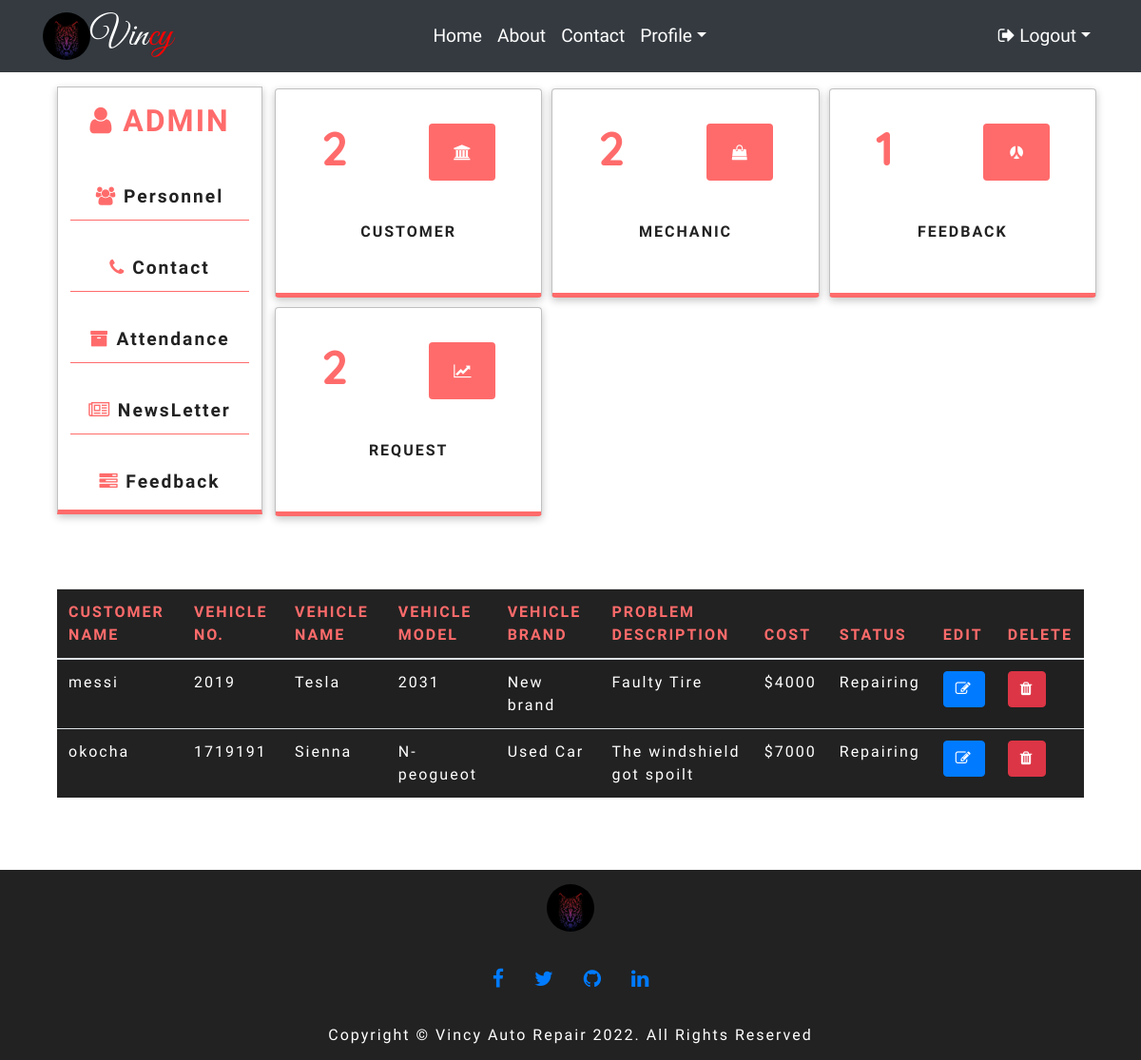
The page /admin_dashboard/ (signed in) on the database its author committed.
### vehicle/models.py (models this page shows, shortened)
class Admin(models.Model):
    username = models.CharField(max_length=100)
    password = models.CharField(max_length=100)
    email = models.EmailField(max_length=200)
    phone = models.CharField(max_length=100, null=False)
    def __str__(self):
        return self.username
    class Meta:
        verbose_name_plural = "Admin"

class Customer(models.Model):
    username = models.CharField(max_length=100)
    password = models.CharField(max_length=100)
    email = models.CharField(max_length=200)
    image = models.ImageField(upload_to="images/", blank=True, null=True)
    location = models.CharField(max_length=255)
    phone = models.CharField(max_length=100, null=False)
    class Meta:
        verbose_name_plural = "Customer"

class Request(models.Model):
    type = [
        ('two wheeler with gear', 'two wheeler with gear'),
        ('two wheeler without gear', 'two wheeler without gear'),
        ('three wheeler', 'three wheeler'),
        ('four wheeler', 'four wheeler')
    ]
    category = models.CharField(max_length=100, choices=type)
    vehicle_no = models.PositiveIntegerField(null=False)
    vehicle_name = models.CharField(max_length=100, null=False)
    vehicle_model = models.CharField(max_length=100, null=False)
    vehicle_brand = models.CharField(max_length=100, null=False)
    problem_description = models.CharField(max_length=1000, null=False)
    date = models.DateField(auto_now=True)
    cost = models.PositiveIntegerField(null=True)
    customer = models.ForeignKey('Customer', on_delete=models.CASCADE, null=True)
    mechanic = models.ForeignKey('Mechanic', on_delete=models.CASCADE, null=True)
    final = [
        ('Pending', 'Pending'),
        ('Approved', 'Approved'),
        ('Repairing', 'Repairing'),
        ('Repairing Done', 'Repairing Done'),
        ('Released', 'Released')
    ]
    status = models.CharField(max_length=100, choices=final, default='Pending', null=True)
    class Meta:
        ordering = ('-date',)
        verbose_name_plural = "Request"

### vehicle/views.py (the view)
# urls.py: path("admin_dashboard/", views.admin_dashboard, name='admin_dashboard'),
def admin_dashboard(request):
    if request.session.get('username', None) and request.session.get('type', None) == 'mechanic':
        return redirect('mechanic_dashboard')
    if request.session.get('username', None) and request.session.get('type', None) == 'customer':
        return redirect('user_dashboard')
    if request.session.get('username', None) and request.session.get('type', None) == 'admin':
        username = request.session['username']
        name = Admin.objects.get(username=username)
        enquiry = Request.objects.all()
        customer_count = Customer.objects.all().count()
        mechanic = Mechanic.objects.all().count()
        feedback = Feedback.objects.all().count()
        number = Request.objects.all().count()
        customers = []
        for enq in enquiry:
            customer = Customer.objects.get(id=enq.customer_id)
            customers.append(customer)
        context = {
            "admin": name,
            "customer_count": customer_count,
            "mechanic": mechanic,
            "request": number,
            "feedback": feedback,
            "data": zip(customers, enquiry),
        }
        return render(request, "admin/admin_dashboard.html", context)
    else:
        return redirect('admin_login')

### templates/admin/admin_dashboard.html
{% extends "others/base3.html" %}
{% load static %}
{% block name %}
<div>
    <div class="admin">
        <div class="admin-head">
            <div class="admin-first">
                <h1><i class="fa fa-user" aria-hidden="true"></i> {{ admin }}</h1>
                <p><a href="{% url 'view_personnel' %}"><i class="fa fa-users" aria-hidden="true" style="color: rgb(255, 107, 107);"></i>
                    Personnel</a></p>
                <p><a href="{% url 'admin_contact' %}"><i class="fa fa-phone" aria-hidden="true" style="color: rgb(255, 107, 107);"></i>
                    Contact</a></p>
                <p><a href="{% url 'attendance' %}"><i class="fa fa-archive" aria-hidden="true" style="color: rgb(255, 107, 107);"></i>
                    Attendance</a></p>
                <p><a href="{% url 'admin_letter' %}"><i class="fa fa-newspaper-o" aria-hidden="true" style="color: rgb(255, 107, 107);"></i>
                    NewsLetter</a></p>
                <p style="border-bottom: 0;"><a href="{% url 'admin_feedback' %}"><i class="fa fa-tasks" aria-hidden="true"
                                                           style="color: rgb(255, 107, 107);"></i> Feedback</a></p>
            </div>
            <div class="second-admin">
                <div class="second-admin-head">
                    <div class="second-admin-body">
                        <h1>{{ customer_count }}</h1>
                        <p><i class="fa fa-university" aria-hidden="true"></i></p>
                    </div>
                    <h2>Customer</h2>
                </div>
                <div class="second-admin-head">
                    <div class="second-admin-body">
                        <h1>{{ mechanic }}</h1>
                        <p><i class="fa fa-shopping-bag" aria-hidden="true"></i></p>
                    </div>
                    <h2>Mechanic</h2>
                </div>
                <div class="second-admin-head">
                    <div class="second-admin-body">
                        <h1>{{ feedback }}</h1>
                        <p><i class="fa fa-renren" aria-hidden="true"></i></p>
                    </div>
                    <h2>Feedback</h2>
                </div>
                <div class="second-admin-head">
                    <div class="second-admin-body">
                        <h1>{{ request }}</h1>
                        <p><i class="fa fa-line-chart" aria-hidden="true"></i></p>
                    </div>
                    <h2>Request</h2>
                </div>
            </div>
        </div>
        <div class="table-responsive">
            <table class="table table-striped">
                <thead>
                <tr>
                    <th scope="col">Customer Name</th>
                    <th scope="col">Vehicle No.</th>
                    <th scope="col">Vehicle Name</th>
                    <th scope="col">Vehicle Model</th>
                    <th scope="col">Vehicle Brand</th>
                    <th scope="col">Problem Description</th>
                    <th scope="col">Cost</th>
                    <th scope="col">Status</th>
                    <th scope="col">Edit</th>
                    <th scope="col">Delete</th>
                </tr>
                </thead>
                <tbody>
                {% for c,r in data %}
                <tr>
                    <td>{{ c.username }}</td>
                    <td>{{ r.vehicle_no }}</td>
                    <td>{{ r.vehicle_name }}</td>
                    <td>{{ r.vehicle_model }}</td>
                    <td>{{ r.vehicle_brand }}</td>
                    <td>{{ r.problem_description }}</td>
                    <td>${{ r.cost }}</td>
                    <td>{{ r.status }}</td>
                    <td><a class="btn btn-primary" href="/update_request/{{r.id}}"><i
                            class="fa fa-edit"></i></a></td>
                    <td><a class="btn btn-danger" href="/delete_request/{{ r.id }}"><i class="fa fa-trash"></i></a>
                    </td>
                </tr>
                {% endfor %}
                </tbody>
            </table>
        </div>
    </div>
</div>
{% endblock %}

### templates/others/base3.html (shortened to what this page needs)
{% load static %}
<!DOCTYPE html>
<html lang="en">
<head>
    <link rel="stylesheet" type="text/css" href="{% static 'fonts/icomoon/style.css' %}">
    <link href="https://stackpath.bootstrapcdn.com/font-awesome/4.7.0/css/font-awesome.min.css" rel="stylesheet">
    <link rel="stylesheet" type="text/css" href="{% static 'css/owl.carousel.min.css' %}">
    <link rel="stylesheet" type="text/css" href="{% static 'css/bootstrap.min.css' %}">
    <link rel="stylesheet" type="text/css" href="{% static 'css/style.css' %}">
    <link rel="stylesheet" type="text/css" href="{% static 'main.css' %}">
    <link rel="stylesheet" type="text/css" href="{% static 'css/aos.css' %}">
    <link rel="stylesheet" type="text/css" href="{% static 'style.css' %}">
</head>
<body>
{% include 'others/navbar2.html' %}
{% block name %}
{% endblock %}
{% include 'others/footer.html' %}
</body>
</html>

### templates/others/navbar2.html (shortened to what this page needs)
{% load static %}
<body>
<header role="banner" id="nav">
    <nav class="navbar navbar-expand-md navbar-grey bg-dark">
        <div class="container ">
            <img width="50px;" style="border-radius: 60%;" src="{% static 'images/logo.jpg' %}"
                 alt="This is a logo"><span
                style="font-family: 'Great Vibes', cursive; font-size: 2.5rem; color: white;">
             Vin<span style="color: red;">cy</span></span>
            <div class="collapse navbar-collapse" id="navbarsExample05">
                <ul class="navbar-nav ml-auto pl-lg-5 pl-0">
                    <li class="nav-item">
                        <a class="nav-link" href="{% url 'home' %}"
                           style="color: white; font-family: 'Rajdhani', sans-serif; font-size: 1.2rem; font-weight: 400;">Home</a>
                    </li>
                    <li class="nav-item">
                        <a class="nav-link" href="{% url 'about' %}"
                           style="color: white; font-family: 'Rajdhani', sans-serif; font-size: 1.2rem; font-weight: 400;">About</a>
                    </li>
                    <li class="nav-item">
                        <a class="nav-link" href="{% url 'contact' %}"
                           style="color: white; font-family: 'Rajdhani', sans-serif; font-size: 1.2rem; font-weight: 400;">Contact</a>
                    </li>
                    <li class="nav-item dropdown">
                        <a class="nav-link dropdown-toggle" href="#"
                           data-toggle="dropdown" aria-haspopup="true" aria-expanded="false"
                           style="color: white; font-family: 'Rajdhani', sans-serif;
                       font-size: 1.2rem; font-weight: 400;">Profile</a>
                    </li>
                </ul>
                <ul class="navbar-nav ml-auto pl-lg-5 pl-0">
                    <li class="nav-item dropdown">
                        <a class="nav-link dropdown-toggle" href="#" data-toggle="dropdown"
                           aria-haspopup="true" aria-expanded="false"
                           style="color: white; font-family: 'Rajdhani',
                         sans-serif; font-size: 1.2rem; font-weight: 400;"><i class="fa fa-sign-out"
                                                                              aria-hidden="true"></i> Logout</a>
                    </li>
                </ul>
            </div>
        </div>
    </nav>
</header>
</body>

### templates/others/footer.html (shortened to what this page needs)
{% load static %}
 <link href="https://stackpath.bootstrapcdn.com/font-awesome/4.7.0/css/font-awesome.min.css"  rel="stylesheet">
<footer class="footer">
      <div class="footer-sub">
         <img width = "50px;" style = "border-radius: 60%;" src = "{% static 'images/logo.jpg' %}">
         <ul class="nav">
             <li class="nav-item"><a href="https://www.facebook.com/chuks.j.m" class="nav-link"><i class="fa fa-facebook fa-lg"></i></a></li>
             <li class="nav-item"><a href="https://www.twitter.com/Chuksmbanaso" class="nav-link"><i class="fa fa-twitter fa-lg"></i></a></li>
             <li class="nav-item"><a href="https://github.com/ChuksMbanaso" class="nav-link"><i class="fa fa-github fa-lg"></i></a></li>
             <li class="nav-item"><a href="https://www.linkedin.com/in/chuks-mbanaso" class="nav-link"><i class="fa fa-linkedin fa-lg"></i></a></li>
         </ul>
          <p>
            copyright &copy; Vincy Auto Repair
            <span id="date"></span>. all rights reserved
          </p>
     </div>
 </footer>

### static/css/style.css (style rules this page uses)
body { font-family: "Quicksand", -apple-system, BlinkMacSystemFont, "Segoe UI", Roboto, "Helvetica Neue", Arial, "Noto Sans", sans-serif, "Apple Color Emoji", "Segoe UI Emoji", "Segoe UI Symbol", "Noto Color Emoji"; background-color: #fff; position: relative; }
body:before { content: ""; position: absolute; top: 0; left: 0; right: 0; bottom: 0; background: rgba(0, 0, 0, 0.5); -webkit-transition: .3s all ease; -o-transition: .3s all ease; transition: .3s all ease; opacity: 0; visibility: hidden; z-index: 1; }
p { color: #b3b3b3; font-weight: 300; }
h1, h2, h3, h4, h5, h6, .h1, .h2, .h3, .h4, .h5, .h6 { font-family: "Quicksand", -apple-system, BlinkMacSystemFont, "Segoe UI", Roboto, "Helvetica Neue", Arial, "Noto Sans", sans-serif, "Apple Color Emoji", "Segoe UI Emoji", "Segoe UI Symbol", "Noto Color Emoji"; }
a { -webkit-transition: .3s all ease; -o-transition: .3s all ease; transition: .3s all ease; }
a, a:hover { text-decoration: none !important; }

### static/main.css (style rules this page uses)
html, body { overflow-x: hidden; }
.navbar-nav .nav-item a { font-family: 'Rajdhani', sans-serif; font-weight: 400; color: white; font-size: 1.2rem; }
footer { height: auto; }
.footer-sub { min-height: 25vh; display: grid; place-items: center; background: #222; }
.footer-sub p { color: #fff; text-align: center; text-transform: capitalize; letter-spacing: 0.125rem; margin-bottom: 0; font-family: 'Amiri', serif; font-weight: 2rem; }
@media (min-width: 992px) { p { margin-bottom: 0; } }

### static/style.css (style rules this page uses)
.admin { max-width: 1300px; width: 90vw; margin: 0 auto; margin-bottom: 5%; }
.admin-head { height: 500px; display: grid; grid-template-columns: 20% 80%; grid-gap: 13px; margin-bottom: 4%; }
.admin-first { height: 450px; display: flex; flex-direction: column; box-shadow: rgba(0, 0, 0, 0.24) 0px 3px 8px; border: 1px solid silver; margin-top: 7%; background: #fff; border-bottom: 5px solid rgb(255, 107, 107); }
.admin-first h1 { font-size: 2rem; padding: 0.5em 1em; text-align: center; text-transform: uppercase; font-family: 'Rajdhani', sans-serif; color: rgb(255, 107, 107); font-weight: 800; letter-spacing: 0.125rem; }
.admin-first p { font-size: 1.2rem; padding: 0.5em 0; text-align: center; font-family: 'Rajdhani', sans-serif; font-weight: 600; letter-spacing: 0.125rem; margin: 13px; border-bottom: 1px solid rgb(255, 107, 107); }
.admin-first p a { color: #222; }
.second-admin { margin-top: 2%; height: 450px; display: grid; grid-template-columns: 1fr 1fr 1fr; grid-gap: 10px; }
.second-admin-head { border: 1px solid silver; box-shadow: rgba(0, 0, 0, 0.24) 0px 3px 8px; background: white; border-bottom: 5px solid rgb(255, 107, 107); border-radius: 0.25rem; }
.second-admin-body { display: flex; -webkit-box-align: center; align-items: center; -webkit-box-pack: justify; justify-content: space-between; padding: 2em 3em; }
.second-admin-body h1 { display: block; font-weight: 700; font-size: 50px; color: rgb(255, 107, 107); }
.second-admin-body p { width: 70px; height: 60px; background: rgb(255, 107, 107); color: white; border-radius: 0.25rem; display: flex; -webkit-box-align: center; align-items: center; -webkit-box-pack: center; justify-content: center; }
.second-admin-head h2 { text-align: center; font-size: 1.5rem; padding: 0.5em 1em; text-transform: uppercase; font-family: 'Rajdhani', sans-serif; color: #222; font-weight: 800; letter-spacing: 0.125rem; }
@media screen and (max-width: 1290px) { .second-admin-head h2 { font-size: 1rem; } }
.table-striped { background: #222; color: rgb(255, 107, 107); font-family: 'Rajdhani', sans-serif; font-size: 1rem; font-weight: 500; letter-spacing: 0.125rem; text-transform: uppercase; }
.table-striped > tbody > tr { color: white; text-transform: none; }

### rows shown on the page
Admin: username "ADMIN"
Customer: username "messi", vehicle_no "2019", vehicle_name "Tesla", vehicle_model "2031", vehicle_brand "New brand", problem_description "Faulty Tire", cost "4000", status "Repairing"
Customer: username "okocha", vehicle_no "1719191", vehicle_name "Sienna", vehicle_model "N-peogueot", vehicle_brand "Used Car", problem_description "The windshield got spoilt", cost "7000", status "Repairing"

### other values the page prints
{{ customer_count }} "2"
{{ mechanic }} "2"
{{ feedback }} "1"
{{ request }} "2"
